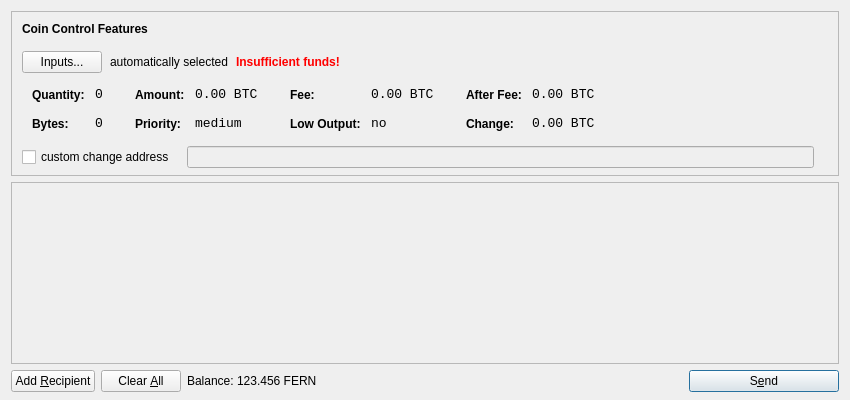
<?xml version="1.0" encoding="UTF-8"?>
<ui version="4.0">
 <class>SendCoinsDialog</class>
 <widget class="QDialog" name="SendCoinsDialog">
  <property name="geometry">
   <rect>
    <x>0</x>
    <y>0</y>
    <width>850</width>
    <height>400</height>
   </rect>
  </property>
  <property name="windowTitle">
   <string>Send Coins</string>
  </property>
  <layout class="QVBoxLayout" name="verticalLayout" stretch="0,1,0">
   <property name="bottomMargin">
    <number>8</number>
   </property>
   <item>
    <widget class="QFrame" name="frameCoinControl">
     <property name="sizePolicy">
      <sizepolicy hsizetype="Expanding" vsizetype="Expanding">
       <horstretch>0</horstretch>
       <verstretch>0</verstretch>
      </sizepolicy>
     </property>
     <property name="maximumSize">
      <size>
       <width>16777215</width>
       <height>16777215</height>
      </size>
     </property>
     <property name="frameShape">
      <enum>QFrame::StyledPanel</enum>
     </property>
     <property name="frameShadow">
      <enum>QFrame::Sunken</enum>
     </property>
     <layout class="QVBoxLayout" name="verticalLayoutCoinControl2">
      <property name="spacing">
       <number>-1</number>
      </property>
      <property name="leftMargin">
       <number>0</number>
      </property>
      <property name="topMargin">
       <number>0</number>
      </property>
      <property name="rightMargin">
       <number>0</number>
      </property>
      <property name="bottomMargin">
       <number>6</number>
      </property>
      <item>
       <layout class="QVBoxLayout" name="verticalLayoutCoinControl" stretch="0,0,0,0,1">
        <property name="spacing">
         <number>0</number>
        </property>
        <property name="leftMargin">
         <number>10</number>
        </property>
        <property name="topMargin">
         <number>10</number>
        </property>
        <item>
         <layout class="QHBoxLayout" name="horizontalLayoutCoinControl1">
          <property name="bottomMargin">
           <number>15</number>
          </property>
          <item>
           <widget class="QLabel" name="labelCoinControlFeatures">
            <property name="sizePolicy">
             <sizepolicy hsizetype="Preferred" vsizetype="Maximum">
              <horstretch>0</horstretch>
              <verstretch>0</verstretch>
             </sizepolicy>
            </property>
            <property name="font">
             <font>
              <weight>75</weight>
              <bold>true</bold>
             </font>
            </property>
            <property name="styleSheet">
             <string notr="true">font-weight:bold;</string>
            </property>
            <property name="text">
             <string>Coin Control Features</string>
            </property>
           </widget>
          </item>
         </layout>
        </item>
        <item>
         <layout class="QHBoxLayout" name="horizontalLayoutCoinControl2" stretch="0,0,0,0">
          <property name="spacing">
           <number>8</number>
          </property>
          <property name="bottomMargin">
           <number>10</number>
          </property>
          <item>
           <widget class="QPushButton" name="pushButtonCoinControl">
            <property name="styleSheet">
             <string notr="true"/>
            </property>
            <property name="text">
             <string>Inputs...</string>
            </property>
           </widget>
          </item>
          <item>
           <widget class="QLabel" name="labelCoinControlAutomaticallySelected">
            <property name="text">
             <string>automatically selected</string>
            </property>
            <property name="margin">
             <number>5</number>
            </property>
           </widget>
          </item>
          <item>
           <widget class="QLabel" name="labelCoinControlInsuffFunds">
            <property name="font">
             <font>
              <weight>75</weight>
              <bold>true</bold>
             </font>
            </property>
            <property name="styleSheet">
             <string notr="true">color:red;font-weight:bold;</string>
            </property>
            <property name="text">
             <string>Insufficient funds!</string>
            </property>
            <property name="margin">
             <number>5</number>
            </property>
           </widget>
          </item>
          <item>
           <spacer name="horizontalSpacerCoinControl">
            <property name="orientation">
             <enum>Qt::Horizontal</enum>
            </property>
            <property name="sizeHint" stdset="0">
             <size>
              <width>40</width>
              <height>1</height>
             </size>
            </property>
           </spacer>
          </item>
         </layout>
        </item>
        <item>
         <widget class="QWidget" name="widgetCoinControl" native="true">
          <property name="sizePolicy">
           <sizepolicy hsizetype="Preferred" vsizetype="Preferred">
            <horstretch>0</horstretch>
            <verstretch>0</verstretch>
           </sizepolicy>
          </property>
          <property name="minimumSize">
           <size>
            <width>0</width>
            <height>0</height>
           </size>
          </property>
          <property name="styleSheet">
           <string notr="true"/>
          </property>
          <layout class="QHBoxLayout" name="horizontalLayoutCoinControl5">
           <property name="margin">
            <number>0</number>
           </property>
           <item>
            <layout class="QHBoxLayout" name="horizontalLayoutCoinControl3" stretch="0,0,0,1">
             <property name="spacing">
              <number>20</number>
             </property>
             <property name="topMargin">
              <number>0</number>
             </property>
             <property name="bottomMargin">
              <number>10</number>
             </property>
             <item>
              <layout class="QFormLayout" name="formLayoutCoinControl1">
               <property name="horizontalSpacing">
                <number>10</number>
               </property>
               <property name="verticalSpacing">
                <number>14</number>
               </property>
               <property name="leftMargin">
                <number>10</number>
               </property>
               <property name="topMargin">
                <number>4</number>
               </property>
               <property name="rightMargin">
                <number>6</number>
               </property>
               <item row="0" column="0">
                <widget class="QLabel" name="labelCoinControlQuantityText">
                 <property name="styleSheet">
                  <string notr="true">font-weight:bold;</string>
                 </property>
                 <property name="text">
                  <string>Quantity:</string>
                 </property>
                 <property name="margin">
                  <number>0</number>
                 </property>
                </widget>
               </item>
               <item row="0" column="1">
                <widget class="QLabel" name="labelCoinControlQuantity">
                 <property name="font">
                  <font>
                   <family>Monospace</family>
                   <pointsize>10</pointsize>
                  </font>
                 </property>
                 <property name="cursor">
                  <cursorShape>IBeamCursor</cursorShape>
                 </property>
                 <property name="contextMenuPolicy">
                  <enum>Qt::ActionsContextMenu</enum>
                 </property>
                 <property name="text">
                  <string notr="true">0</string>
                 </property>
                 <property name="margin">
                  <number>0</number>
                 </property>
                 <property name="textInteractionFlags">
                  <set>Qt::LinksAccessibleByMouse|Qt::TextSelectableByKeyboard|Qt::TextSelectableByMouse</set>
                 </property>
                </widget>
               </item>
               <item row="1" column="0">
                <widget class="QLabel" name="labelCoinControlBytesText">
                 <property name="styleSheet">
                  <string notr="true">font-weight:bold;</string>
                 </property>
                 <property name="text">
                  <string>Bytes:</string>
                 </property>
                </widget>
               </item>
               <item row="1" column="1">
                <widget class="QLabel" name="labelCoinControlBytes">
                 <property name="font">
                  <font>
                   <family>Monospace</family>
                   <pointsize>10</pointsize>
                  </font>
                 </property>
                 <property name="cursor">
                  <cursorShape>IBeamCursor</cursorShape>
                 </property>
                 <property name="contextMenuPolicy">
                  <enum>Qt::ActionsContextMenu</enum>
                 </property>
                 <property name="text">
                  <string notr="true">0</string>
                 </property>
                 <property name="textInteractionFlags">
                  <set>Qt::LinksAccessibleByMouse|Qt::TextSelectableByKeyboard|Qt::TextSelectableByMouse</set>
                 </property>
                </widget>
               </item>
              </layout>
             </item>
             <item>
              <layout class="QFormLayout" name="formLayoutCoinControl2">
               <property name="horizontalSpacing">
                <number>10</number>
               </property>
               <property name="verticalSpacing">
                <number>14</number>
               </property>
               <property name="leftMargin">
                <number>6</number>
               </property>
               <property name="topMargin">
                <number>4</number>
               </property>
               <property name="rightMargin">
                <number>6</number>
               </property>
               <item row="0" column="0">
                <widget class="QLabel" name="labelCoinControlAmountText">
                 <property name="styleSheet">
                  <string notr="true">font-weight:bold;</string>
                 </property>
                 <property name="text">
                  <string>Amount:</string>
                 </property>
                 <property name="margin">
                  <number>0</number>
                 </property>
                </widget>
               </item>
               <item row="0" column="1">
                <widget class="QLabel" name="labelCoinControlAmount">
                 <property name="font">
                  <font>
                   <family>Monospace</family>
                   <pointsize>10</pointsize>
                  </font>
                 </property>
                 <property name="cursor">
                  <cursorShape>IBeamCursor</cursorShape>
                 </property>
                 <property name="contextMenuPolicy">
                  <enum>Qt::ActionsContextMenu</enum>
                 </property>
                 <property name="text">
                  <string notr="true">0.00 BTC</string>
                 </property>
                 <property name="textInteractionFlags">
                  <set>Qt::LinksAccessibleByMouse|Qt::TextSelectableByKeyboard|Qt::TextSelectableByMouse</set>
                 </property>
                </widget>
               </item>
               <item row="1" column="0">
                <widget class="QLabel" name="labelCoinControlPriorityText">
                 <property name="styleSheet">
                  <string notr="true">font-weight:bold;</string>
                 </property>
                 <property name="text">
                  <string>Priority:</string>
                 </property>
                </widget>
               </item>
               <item row="1" column="1">
                <widget class="QLabel" name="labelCoinControlPriority">
                 <property name="font">
                  <font>
                   <family>Monospace</family>
                   <pointsize>10</pointsize>
                  </font>
                 </property>
                 <property name="cursor">
                  <cursorShape>IBeamCursor</cursorShape>
                 </property>
                 <property name="contextMenuPolicy">
                  <enum>Qt::ActionsContextMenu</enum>
                 </property>
                 <property name="text">
                  <string>medium</string>
                 </property>
                 <property name="textInteractionFlags">
                  <set>Qt::LinksAccessibleByMouse|Qt::TextSelectableByKeyboard|Qt::TextSelectableByMouse</set>
                 </property>
                </widget>
               </item>
              </layout>
             </item>
             <item>
              <layout class="QFormLayout" name="formLayoutCoinControl3">
               <property name="horizontalSpacing">
                <number>10</number>
               </property>
               <property name="verticalSpacing">
                <number>14</number>
               </property>
               <property name="leftMargin">
                <number>6</number>
               </property>
               <property name="topMargin">
                <number>4</number>
               </property>
               <property name="rightMargin">
                <number>6</number>
               </property>
               <item row="0" column="0">
                <widget class="QLabel" name="labelCoinControlFeeText">
                 <property name="styleSheet">
                  <string notr="true">font-weight:bold;</string>
                 </property>
                 <property name="text">
                  <string>Fee:</string>
                 </property>
                 <property name="margin">
                  <number>0</number>
                 </property>
                </widget>
               </item>
               <item row="0" column="1">
                <widget class="QLabel" name="labelCoinControlFee">
                 <property name="font">
                  <font>
                   <family>Monospace</family>
                   <pointsize>10</pointsize>
                  </font>
                 </property>
                 <property name="cursor">
                  <cursorShape>IBeamCursor</cursorShape>
                 </property>
                 <property name="contextMenuPolicy">
                  <enum>Qt::ActionsContextMenu</enum>
                 </property>
                 <property name="text">
                  <string notr="true">0.00 BTC</string>
                 </property>
                 <property name="textInteractionFlags">
                  <set>Qt::LinksAccessibleByMouse|Qt::TextSelectableByKeyboard|Qt::TextSelectableByMouse</set>
                 </property>
                </widget>
               </item>
               <item row="1" column="0">
                <widget class="QLabel" name="labelCoinControlLowOutputText">
                 <property name="styleSheet">
                  <string notr="true">font-weight:bold;</string>
                 </property>
                 <property name="text">
                  <string>Low Output:</string>
                 </property>
                </widget>
               </item>
               <item row="1" column="1">
                <widget class="QLabel" name="labelCoinControlLowOutput">
                 <property name="font">
                  <font>
                   <family>Monospace</family>
                   <pointsize>10</pointsize>
                  </font>
                 </property>
                 <property name="cursor">
                  <cursorShape>IBeamCursor</cursorShape>
                 </property>
                 <property name="contextMenuPolicy">
                  <enum>Qt::ActionsContextMenu</enum>
                 </property>
                 <property name="text">
                  <string>no</string>
                 </property>
                 <property name="textInteractionFlags">
                  <set>Qt::LinksAccessibleByMouse|Qt::TextSelectableByKeyboard|Qt::TextSelectableByMouse</set>
                 </property>
                </widget>
               </item>
              </layout>
             </item>
             <item>
              <layout class="QFormLayout" name="formLayoutCoinControl4">
               <property name="horizontalSpacing">
                <number>10</number>
               </property>
               <property name="verticalSpacing">
                <number>14</number>
               </property>
               <property name="leftMargin">
                <number>6</number>
               </property>
               <property name="topMargin">
                <number>4</number>
               </property>
               <property name="rightMargin">
                <number>6</number>
               </property>
               <item row="0" column="0">
                <widget class="QLabel" name="labelCoinControlAfterFeeText">
                 <property name="styleSheet">
                  <string notr="true">font-weight:bold;</string>
                 </property>
                 <property name="text">
                  <string>After Fee:</string>
                 </property>
                 <property name="margin">
                  <number>0</number>
                 </property>
                </widget>
               </item>
               <item row="0" column="1">
                <widget class="QLabel" name="labelCoinControlAfterFee">
                 <property name="font">
                  <font>
                   <family>Monospace</family>
                   <pointsize>10</pointsize>
                  </font>
                 </property>
                 <property name="cursor">
                  <cursorShape>IBeamCursor</cursorShape>
                 </property>
                 <property name="contextMenuPolicy">
                  <enum>Qt::ActionsContextMenu</enum>
                 </property>
                 <property name="text">
                  <string notr="true">0.00 BTC</string>
                 </property>
                 <property name="textInteractionFlags">
                  <set>Qt::LinksAccessibleByMouse|Qt::TextSelectableByKeyboard|Qt::TextSelectableByMouse</set>
                 </property>
                </widget>
               </item>
               <item row="1" column="0">
                <widget class="QLabel" name="labelCoinControlChangeText">
                 <property name="styleSheet">
                  <string notr="true">font-weight:bold;</string>
                 </property>
                 <property name="text">
                  <string>Change:</string>
                 </property>
                </widget>
               </item>
               <item row="1" column="1">
                <widget class="QLabel" name="labelCoinControlChange">
                 <property name="font">
                  <font>
                   <family>Monospace</family>
                   <pointsize>10</pointsize>
                  </font>
                 </property>
                 <property name="cursor">
                  <cursorShape>IBeamCursor</cursorShape>
                 </property>
                 <property name="contextMenuPolicy">
                  <enum>Qt::ActionsContextMenu</enum>
                 </property>
                 <property name="text">
                  <string notr="true">0.00 BTC</string>
                 </property>
                 <property name="textInteractionFlags">
                  <set>Qt::LinksAccessibleByMouse|Qt::TextSelectableByKeyboard|Qt::TextSelectableByMouse</set>
                 </property>
                </widget>
               </item>
              </layout>
             </item>
            </layout>
           </item>
          </layout>
         </widget>
        </item>
        <item>
         <layout class="QHBoxLayout" name="horizontalLayoutCoinControl4" stretch="0,0,0">
          <property name="spacing">
           <number>12</number>
          </property>
          <property name="sizeConstraint">
           <enum>QLayout::SetDefaultConstraint</enum>
          </property>
          <property name="topMargin">
           <number>5</number>
          </property>
          <property name="rightMargin">
           <number>5</number>
          </property>
          <item>
           <widget class="QCheckBox" name="checkBoxCoinControlChange">
            <property name="text">
             <string>custom change address</string>
            </property>
           </widget>
          </item>
          <item>
           <widget class="QLineEdit" name="lineEditCoinControlChange">
            <property name="enabled">
             <bool>false</bool>
            </property>
            <property name="sizePolicy">
             <sizepolicy hsizetype="Expanding" vsizetype="Fixed">
              <horstretch>0</horstretch>
              <verstretch>0</verstretch>
             </sizepolicy>
            </property>
           </widget>
          </item>
          <item>
           <widget class="QLabel" name="labelCoinControlChangeLabel">
            <property name="sizePolicy">
             <sizepolicy hsizetype="Preferred" vsizetype="Expanding">
              <horstretch>0</horstretch>
              <verstretch>0</verstretch>
             </sizepolicy>
            </property>
            <property name="minimumSize">
             <size>
              <width>0</width>
              <height>0</height>
             </size>
            </property>
            <property name="text">
             <string/>
            </property>
            <property name="margin">
             <number>3</number>
            </property>
           </widget>
          </item>
         </layout>
        </item>
        <item>
         <spacer name="verticalSpacerCoinControl">
          <property name="orientation">
           <enum>Qt::Vertical</enum>
          </property>
          <property name="sizeHint" stdset="0">
           <size>
            <width>800</width>
            <height>1</height>
           </size>
          </property>
         </spacer>
        </item>
       </layout>
      </item>
     </layout>
    </widget>
   </item>
   <item>
    <widget class="QScrollArea" name="scrollArea">
     <property name="widgetResizable">
      <bool>true</bool>
     </property>
     <widget class="QWidget" name="scrollAreaWidgetContents">
      <property name="geometry">
       <rect>
        <x>0</x>
        <y>0</y>
        <width>830</width>
        <height>165</height>
       </rect>
      </property>
      <layout class="QVBoxLayout" name="verticalLayout_2">
       <property name="margin">
        <number>0</number>
       </property>
       <item>
        <layout class="QVBoxLayout" name="entries">
         <property name="spacing">
          <number>6</number>
         </property>
        </layout>
       </item>
       <item>
        <spacer name="verticalSpacer">
         <property name="orientation">
          <enum>Qt::Vertical</enum>
         </property>
         <property name="sizeHint" stdset="0">
          <size>
           <width>20</width>
           <height>40</height>
          </size>
         </property>
        </spacer>
       </item>
      </layout>
     </widget>
    </widget>
   </item>
   <item>
    <layout class="QHBoxLayout" name="horizontalLayout">
     <item>
      <widget class="QPushButton" name="addButton">
       <property name="toolTip">
        <string>Send to multiple recipients at once</string>
       </property>
       <property name="text">
        <string>Add &amp;Recipient</string>
       </property>
       <property name="icon">
        <iconset resource="../bitcoin.qrc">
         <normaloff>:/icons/add</normaloff>:/icons/add</iconset>
       </property>
       <property name="autoDefault">
        <bool>false</bool>
       </property>
      </widget>
     </item>
     <item>
      <widget class="QPushButton" name="clearButton">
       <property name="sizePolicy">
        <sizepolicy hsizetype="Minimum" vsizetype="Fixed">
         <horstretch>0</horstretch>
         <verstretch>0</verstretch>
        </sizepolicy>
       </property>
       <property name="toolTip">
        <string>Remove all transaction fields</string>
       </property>
       <property name="text">
        <string>Clear &amp;All</string>
       </property>
       <property name="icon">
        <iconset resource="../bitcoin.qrc">
         <normaloff>:/icons/remove</normaloff>:/icons/remove</iconset>
       </property>
       <property name="autoRepeatDelay">
        <number>300</number>
       </property>
       <property name="autoDefault">
        <bool>false</bool>
       </property>
      </widget>
     </item>
     <item>
      <layout class="QHBoxLayout" name="horizontalLayout_2">
       <property name="spacing">
        <number>3</number>
       </property>
       <item>
        <widget class="QLabel" name="label">
         <property name="text">
          <string>Balance:</string>
         </property>
        </widget>
       </item>
       <item>
        <widget class="QLabel" name="labelBalance">
         <property name="cursor">
          <cursorShape>IBeamCursor</cursorShape>
         </property>
         <property name="text">
          <string>123.456 FERN</string>
         </property>
         <property name="textInteractionFlags">
          <set>Qt::LinksAccessibleByMouse|Qt::TextSelectableByKeyboard|Qt::TextSelectableByMouse</set>
         </property>
        </widget>
       </item>
      </layout>
     </item>
     <item>
      <spacer name="horizontalSpacer">
       <property name="orientation">
        <enum>Qt::Horizontal</enum>
       </property>
       <property name="sizeHint" stdset="0">
        <size>
         <width>40</width>
         <height>20</height>
        </size>
       </property>
      </spacer>
     </item>
     <item>
      <widget class="QPushButton" name="sendButton">
       <property name="minimumSize">
        <size>
         <width>150</width>
         <height>0</height>
        </size>
       </property>
       <property name="toolTip">
        <string>Confirm the send action</string>
       </property>
       <property name="text">
        <string>S&amp;end</string>
       </property>
       <property name="icon">
        <iconset resource="../bitcoin.qrc">
         <normaloff>:/icons/send</normaloff>:/icons/send</iconset>
       </property>
       <property name="default">
        <bool>true</bool>
       </property>
      </widget>
     </item>
    </layout>
   </item>
  </layout>
 </widget>
 <resources>
  <include location="../bitcoin.qrc"/>
 </resources>
 <connections/>
</ui>
